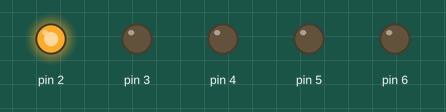
Recording of a sketch running on a simulated Arduino Uno, built with avr-gcc and run on an emulated ATmega328P. Parts: output pins drawn as LEDs (lit = HIGH).

Above: at 0.12 s.
At 0.62 s:
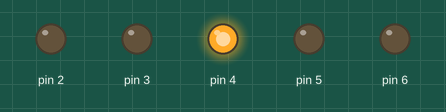
At 0.87 s:
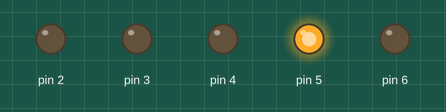
At 1.62 s:
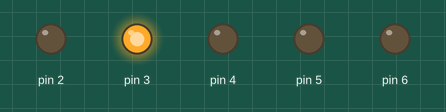
At 2.37 s:
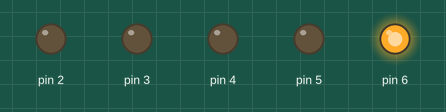
Timing chart, 0 to 3.0 s (numbered marks = the images above):
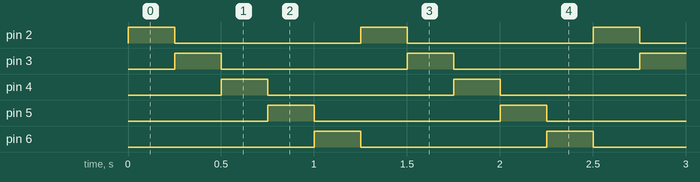

Measured:
- by itself, pin 2–6: alternates HIGH for 0.25 s and LOW for 1.0 s
- by itself, everything shown: repeats every 1.3 s, in 5 steps

The sketch:

basitForOrnek.ino
```cpp
int sure = 250;

void setup() {
  for (int i = 2 ; i < 7 ; i++)
     pinMode(i , OUTPUT);
}

void loop() {
  for (int i = 2 ; i < 7 ; i++)
    {
     digitalWrite(i , 1);
     delay(sure);
     digitalWrite(i , 0);

     }


}
```
